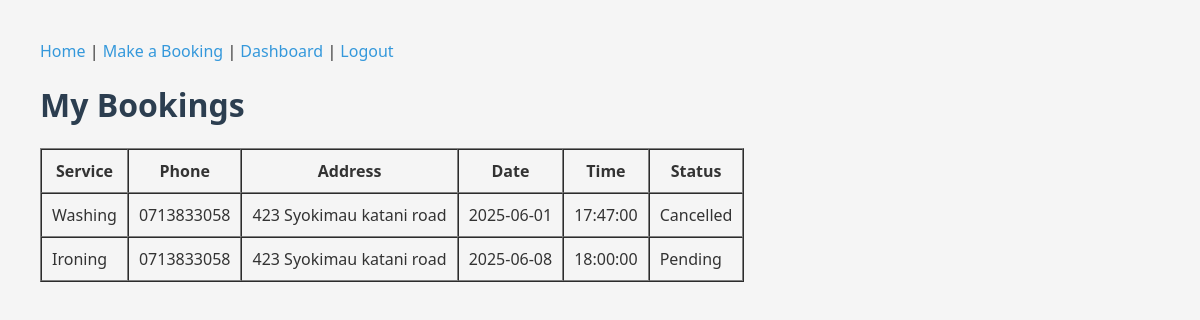
/bookings (signed in), run on the app's committed database.
### app.py (models this page shows)
class Booking(db.Model):
    id = db.Column(db.Integer, primary_key=True)
    user_id = db.Column(db.Integer, db.ForeignKey('user.id'), nullable=False)  # Link to user
    phone = db.Column(db.String(15))
    address = db.Column(db.String(250))
    service = db.Column(db.String(100))
    date = db.Column(db.Date)  # Use Date for booking date
    time = db.Column(db.Time)  # Use Time for booking time
    status = db.Column(db.String(50), default='Pending')
    created_at = db.Column(db.DateTime, default=datetime.utcnow)

### app.py (the view)
@app.route('/bookings')
@login_required
def view_other_bookings():
    bookings = Booking.query.filter_by(user_id=current_user.id).all()
    return render_template('my_bookings.html', bookings=bookings)

### app.py (called while the page is built)
@login_manager.user_loader
def load_user(user_id):
    return User.query.get(int(user_id))

### templates/my_bookings.html (shortened to what this page needs)
<!DOCTYPE html>
<html lang="en">
<head>
  <link rel="stylesheet" href="{{ url_for('static', filename='css/style.css') }}" />
</head>
<body>
  <nav>
    <a href="{{ url_for('home') }}">Home</a> |
    <a href="{{ url_for('booking') }}">Make a Booking</a> |
    <a href="{{ url_for('dashboard') }}">Dashboard</a> |
    <a href="{{ url_for('logout') }}">Logout</a>
  </nav>
  <h1>My Bookings</h1>
  {% if bookings %}
    <table border="1" cellpadding="10" cellspacing="0">
      <thead>
        <tr>
          <th>Service</th>
          <th>Phone</th>
          <th>Address</th>
          <th>Date</th>
          <th>Time</th>
          <th>Status</th>
        </tr>
      </thead>
      <tbody>
        {% for booking in bookings %}
        <tr>
          <td>{{ booking.service }}</td>
          <td>{{ booking.phone }}</td>
          <td>{{ booking.address }}</td>
          <td>{{ booking.date }}</td>
          <td>{{ booking.time }}</td>
          <td>{{ booking.status }}</td>
        </tr>
        {% endfor %}
      </tbody>
    </table>
  {% else %}
    <p>You have no bookings yet.</p>
  {% endif %}
</body>
</html>

### static/css/style.css (style rules this page uses)
body { font-family: 'Segoe UI', sans-serif; background-color: #f5f5f5; color: #333; padding: 40px; margin: 0; }
h1 { color: #2c3e50; }
a { color: #3498db; text-decoration: none; }

### data on the page
Booking: service "Washing", phone "0713833058", address "423 Syokimau katani road", date "2025-06-01", time "17:47:00", status "Cancelled"
Booking: service "Ironing", phone "0713833058", address "423 Syokimau katani road", date "2025-06-08", time "18:00:00", status "Pending"
